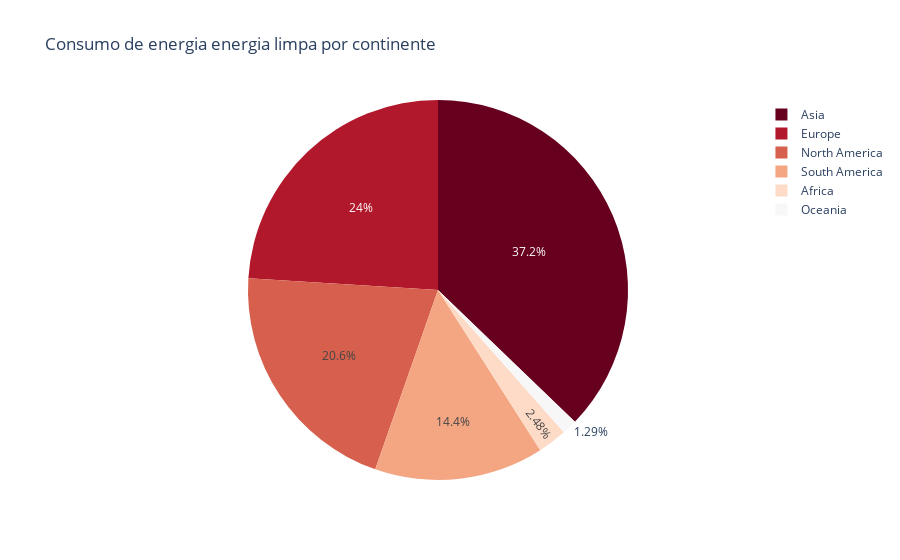

Source (notebook cell):
### Code cell
fig6 = px.pie(
    data_frame=df_continents,
    names='country',  
    values='green_energy_consumption', 
    title='Consumo de energia energia limpa por continente',
    color_discrete_sequence=px.colors.sequential.RdBu
)
fig6.show()

### Figure 1 — Plotly figure (JSON) as saved in the notebook; plotly's stock layout.template omitted (floating-point values rounded to 4 significant figures)
{"data": [{"domain": {"x": [0, 1], "y": [0, 1]}, "hovertemplate": "country=%{label}<br>green_energy_consumption=%{value}<extra></extra>", "labels": ["Africa", "Africa", "Africa", "Asia", "Asia", "Asia", "Europe", "Europe", "Europe", "North America", "North America", "North America", "Oceania", "Oceania", "Oceania", "South America", "South America", "South America"], "legendgroup": "", "name": "", "showlegend": true, "type": "pie", "values": [266.1, 371.2, 500.7, 2506.0, 5560.0, 9026.0, 2510.0, 3804.0, 4722.0, 2330.0, 3180.0, 3973.0, 140.2, 187.6, 265.5, 1858.0, 2227.0, 2532.0]}], "layout": {"legend": {"tracegroupgap": 0}, "piecolorway": ["rgb(103,0,31)", "rgb(178,24,43)", "rgb(214,96,77)", "rgb(244,165,130)", "rgb(253,219,199)", "rgb(247,247,247)", "rgb(209,229,240)", "rgb(146,197,222)", "rgb(67,147,195)", "rgb(33,102,172)", "rgb(5,48,97)"], "title": {"text": "Consumo de energia energia limpa por continente"}}}
